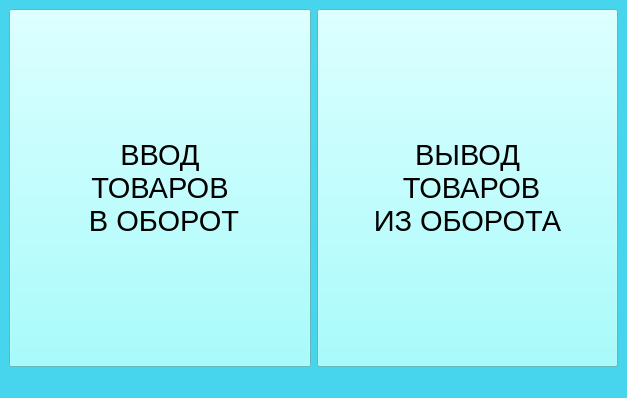
<?xml version="1.0" encoding="UTF-8"?>
<ui version="4.0">
 <class>MainWindow</class>
 <widget class="QMainWindow" name="MainWindow">
  <property name="geometry">
   <rect>
    <x>0</x>
    <y>0</y>
    <width>627</width>
    <height>398</height>
   </rect>
  </property>
  <property name="sizePolicy">
   <sizepolicy hsizetype="Maximum" vsizetype="Maximum">
    <horstretch>0</horstretch>
    <verstretch>0</verstretch>
   </sizepolicy>
  </property>
  <property name="font">
   <font>
    <pointsize>16</pointsize>
   </font>
  </property>
  <property name="windowTitle">
   <string>Начало работы</string>
  </property>
  <property name="styleSheet">
   <string notr="true">background-color: rgba(71,213,237,255)</string>
  </property>
  <widget class="QWidget" name="centralwidget">
   <layout class="QGridLayout" name="gridLayout">
    <item row="0" column="0">
     <widget class="QPushButton" name="pushButton">
      <property name="sizePolicy">
       <sizepolicy hsizetype="Expanding" vsizetype="Expanding">
        <horstretch>0</horstretch>
        <verstretch>0</verstretch>
       </sizepolicy>
      </property>
      <property name="font">
       <font>
        <pointsize>22</pointsize>
       </font>
      </property>
      <property name="styleSheet">
       <string notr="true">background-color: rgb(141, 255, 255);</string>
      </property>
      <property name="text">
       <string>ВВОД 
ТОВАРОВ
 В ОБОРОТ</string>
      </property>
     </widget>
    </item>
    <item row="0" column="1">
     <widget class="QPushButton" name="pushButton_2">
      <property name="sizePolicy">
       <sizepolicy hsizetype="Expanding" vsizetype="Expanding">
        <horstretch>0</horstretch>
        <verstretch>0</verstretch>
       </sizepolicy>
      </property>
      <property name="font">
       <font>
        <pointsize>22</pointsize>
       </font>
      </property>
      <property name="styleSheet">
       <string notr="true">background-color: rgb(141, 255, 255);</string>
      </property>
      <property name="text">
       <string>ВЫВОД
 ТОВАРОВ 
ИЗ ОБОРОТА</string>
      </property>
     </widget>
    </item>
   </layout>
  </widget>
  <widget class="QMenuBar" name="menubar">
   <property name="geometry">
    <rect>
     <x>0</x>
     <y>0</y>
     <width>627</width>
     <height>22</height>
    </rect>
   </property>
  </widget>
  <widget class="QStatusBar" name="statusbar"/>
 </widget>
 <resources/>
 <connections/>
</ui>
